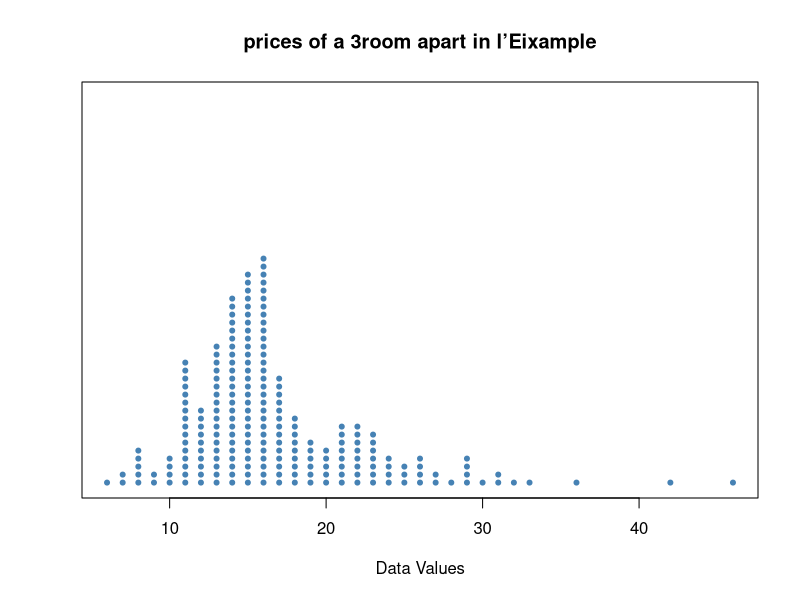

Write R code to recreate this figure.
## ---- chunk 1
library(ggplot2)
library(dplyr)
library(magrittr)
## ---- chunk 2

PreciosPisos = c(7.80, 12.60, 15.96, 12.75, 13.50, 8.25, 8.25, 15.05, 13.83, 20.61, 16.46, 18.00, 15.40, 16.25, 13.39, 25.99, 16.64, 11.03, 16.28, 23.40, 14.81, 17.60, 20.21, 18.04, 18.70, 11.10, 15.60, 8.83, 15.05, 16.15, 15.00, 11.10, 21.08, 28.66, 21.25, 20.47, 25.53, 10.89, 15.01, 11.78, 14.82, 12.17, 14.56, 16.96, 15.50, 14.43, 14.43, 12.71, 31.66, 15.75, 15.75, 11.69, 14.52, 17.35, 22.57, 20.00, 13.80, 13.68, 12.61, 19.00, 24.61, 16.80, 16.72, 23.95, 16.11, 19.41, 13.99, 16.48, 13.20, 13.47, 13.63, 14.76, 16.93, 31.31, 12.81, 21.81, 20.82, 35.77, 15.54, 12.62, 13.91, 21.18, 13.72, 12.00, 19.89, 16.46, 32.70, 22.73, 15.51, 16.26, 28.70, 18.90, 25.75, 16.89, 13.99, 13.99, 28.22, 20.79, 16.81, 20.25, 22.31, 24.03, 15.65, 27.28, 12.60, 17.55, 25.60, 29.44, 27.44, 24.00, 30.10, 10.14, 11.31, 11.20, 15.73, 16.90, 25.40, 18.56, 17.55, 21.75, 21.68, 24.60, 46.32, 42.12, 21.70, 21.42, 22.31, 31.35, 10.00, 10.92, 15.72, 17.10, 15.39, 14.79, 14.11, 14.36, 14.53, 15.11, 18.00, 12.08, 12.53, 17.32, 23.96, 22.60, 6.21, 14.54, 16.59, 16.59, 18.26, 19.42, 10.66, 16.01, 16.14, 16.00, 10.15, 16.46, 16.20, 14.28, 12.10, 8.40, 11.10, 7.52, 13.44, 12.48, 14.72, 8.58, 14.87, 14.35, 13.12, 15.40, 15.00, 15.91, 15.20, 14.51, 22.36, 29.29, 22.70, 10.06, 13.89, 14.24, 17.64, 14.62, 16.23, 14.60, 15.99, 13.65, 15.69, 22.44, 7.14, 6.76, 11.02, 10.65, 12.00, 12.96, 10.71, 11.38, 12.63, 11.11, 11.50, 15.61, 14.80, 15.50, 14.51, 14.95, 13.57, 14.80, 11.84, 13.87, 14.43, 16.83, 14.43, 21.12, 22.62, 12.75, 13.92, 11.05, 10.56, 13.32, 22.75, 12.68, 17.75)

stripchart(round(PreciosPisos), method = "stack", offset = 0.4, at = 0, pch = 20, col = "steelblue", main = "prices of a 3room apart in l’Eixample", xlab = "Data Values", axes = T)


numPisosMenorPrecioOfertado = PreciosPisos<=8

p_val = sum(PreciosPisos<=8)/length(PreciosPisos)
cat("Media:", mean(PreciosPisos), "\nSD:", sd(PreciosPisos), "\np-val:",p_val)



## ---- chunk 3
mu0 = 16.81
std0 = 5.91

x4 = c(7.80, 12.60, 15.96, 13.50, 8.25, 31.29, 16.46)
m4 = mean(x4)
stdev4 = sd(x4)


t4 = sqrt(length(x4))*(mu0 - m4)/stdev4
pt(t4, df=length(x4)-1)

#stripchart(round(x4), method = "stack", offset = 0.4, at = 0, pch = 20, col = "steelblue", main = "Sample reference distribution", xlab = "Data Values", axes = T)

#curve(dnorm(x, mean= mu0, sd= std0), col="darkblue", lwd=2, add=TRUE, yaxt="n")


t4
## ---- chunk 4
mu_eixample = 16.81
sigma_eixample = 5.91

random_sample = c(7.80, 12.60, 15.96, 13.50, 8.25, 31.29, 16.46)

number_random_sample = length(random_sample)
mean_random_sample = mean(random_sample)
s_random_sample = sd(random_sample)

mean_random_sample

t <- sqrt(number_random_sample)*(mu_eixample - mean_random_sample)/s_random_sample

pt(t, df=(number_random_sample-1))
## ---- chunk 5
sigma_comm = std0

x5 = c(13.57, 14.80, 22.36, 29.29, 22.70)

m5 = mean(x5)

z5 = (m5 - m4) / (sigma_comm*sqrt((1/7)+(1/5)))
pnorm(z5, lower.tail = F)


## ---- chunk 6
x5 = c(13.57, 14.80, 22.36, 29.29, 22.70)

n5 = length(x5)
m5 = mean(x5)
stdev5 = sd(x5)
var5 = var(x5)

n4 = length(x4)
var4 = var(x4)

s2_pool =  (((n4 - 1)*var4) + ((n5-1)*var5)) / (n4 + n5 - 2)
s_pool = sqrt(s2_pool)

t5 = (m5 - m4) / (s_pool*sqrt((1/n4)+(1/n5)))
pt(t5, df = (n4+n5-2), lower.tail = F)
## ---- chunk 7
random_sample_year_1 = x4
mean_sample_year_1 = mean(random_sample_year_1)
n1 = length(random_sample_year_1)

random_sample_year_2 = x5
mean_sample_year_2 = mean(random_sample_year_2)
n2 = length(random_sample_year_2)

# t_test
ms2_pool = (((n1-1)*var(random_sample_year_1)) + ((n2-1)*var(random_sample_year_2))) / (n1+n2-2)
ms_pool = sqrt(ms2_pool)


t <- (mean_sample_year_2 - mean_sample_year_1)/(ms_pool*sqrt((1/n1)+(1/n2)))
pt(t, df=(n1+n2-2), lower.tail=F)
## ---- chunk 8
n = 2300
x = 94
p_true = 0.02
p_hat = x/n

std7 = sqrt(p_true*(1-p_true)/n)
z7 = (p_hat - p_true)/std7

pnorm(z7, lower.tail = F)
pnorm(p_hat, mean = p_true, sd = std7, lower.tail = F)
## ---- chunk 9
n1 = 2300
p1_hat = 94 / n1

n2 = 1000
p2_hat = 56 / n2

list(p1_hat, p2_hat)

z = (p1_hat - p2_hat)/sqrt((p1_hat*(1-p1_hat)/n1) + (p2_hat*(1-p2_hat)/n2))


pv <-pnorm(z,lower.tail=F)
list(zval=z, pval=pv)
## ---- chunk 10

n2 = 2300
p2_hat = 94 / n2

n1 = 1000
p1_hat = 56 / n1

list(p1_hat, p2_hat)

z = (p1_hat - p2_hat)/sqrt((p1_hat*(1-p1_hat)/n1) + (p2_hat*(1-p2_hat)/n2))


pv <-pnorm(z,lower.tail=F)
list(zval=z, pval=pv)
